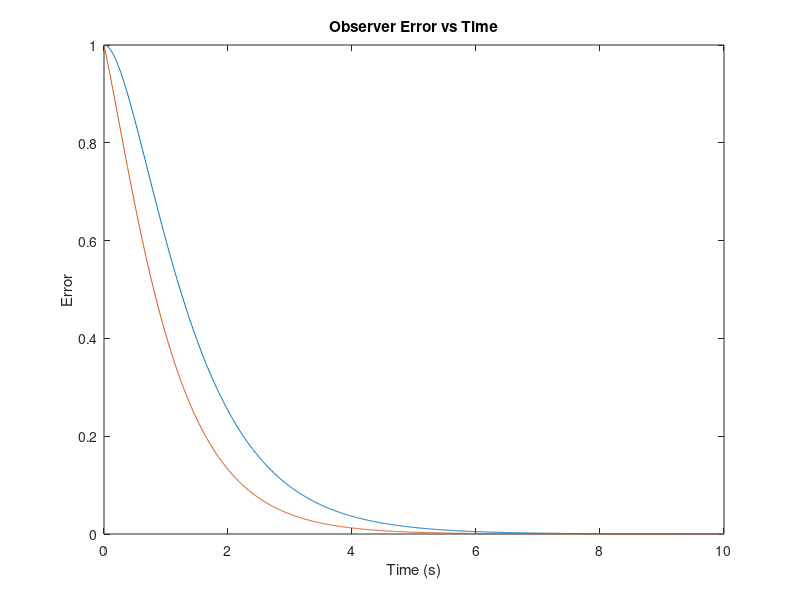

Recreate this plot in MATLAB.
% Define system matrices (example, replace with your system)
A = [0 1; -2 -3];  % Example system matrix (2x2)
B = [0; 1];        % Example input matrix (2x1)
C = [1 0];         % Example output matrix (1x2)
D = 0;              % Example direct transmission matrix (scalar)

% Define observer poles (choose poles that are faster than the system poles)
alpha = 1.2;  % Factor for observer poles
sys_poles = eig(A);  % Compute system poles
observer_poles = sys_poles * alpha;  % Shift observer poles to the left

% Compute the observer gain matrix using pole placement
L = place(A', C', observer_poles)';  % Luenberger observer gain (L = place(A', C', observer_poles)')

% Define the observer system (state-space representation)
A_obsv = A - L*C;  % Observer system matrix
B_obsv = B;         % Observer uses the same input matrix
C_obsv = C;         % Observer uses the same output matrix
D_obsv = D;         % Observer uses the same direct transmission matrix

% Create the state-space model for the observer
obsv_sys = ss(A_obsv, B_obsv, C_obsv, D_obsv);

% Time vector for simulation
t = linspace(0, 10, 1000);  % Simulate from t=0 to t=10 with 1000 points

% Define initial state (example, adjust based on your system)
init_state = [1; 0];  % Initial condition for the system (2x1 column vector)

% Simulate the true system (you need the state-space model of the true system)
sys = ss(A, B, C, D);
[y_sys, t_sys] = initial(sys, init_state, t);  % True system output

% Simulate the observer system
[y_obsv, t_obsv] = initial(obsv_sys, init_state, t);  % Observer output

% Compute the observer error (difference between true system and observer output)

% Plot the observer error over time
figure;
plot(t_sys, y_sys(:,1));
hold on
plot(t_obsv, y_obsv(:,1))
title('Observer Error vs Time');
xlabel('Time (s)');
ylabel('Error');
